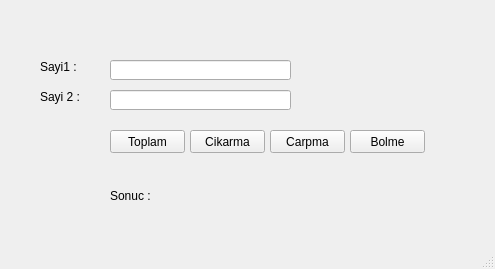
<?xml version="1.0" encoding="UTF-8"?>
<ui version="4.0">
 <class>MainWindow</class>
 <widget class="QMainWindow" name="MainWindow">
  <property name="geometry">
   <rect>
    <x>0</x>
    <y>0</y>
    <width>495</width>
    <height>269</height>
   </rect>
  </property>
  <property name="windowTitle">
   <string>MainWindow</string>
  </property>
  <widget class="QWidget" name="centralwidget">
   <widget class="QLabel" name="lbl_sayi1">
    <property name="geometry">
     <rect>
      <x>40</x>
      <y>60</y>
      <width>47</width>
      <height>14</height>
     </rect>
    </property>
    <property name="text">
     <string>Sayi1 : </string>
    </property>
   </widget>
   <widget class="QLabel" name="lbl_sayi2">
    <property name="geometry">
     <rect>
      <x>40</x>
      <y>90</y>
      <width>47</width>
      <height>14</height>
     </rect>
    </property>
    <property name="text">
     <string>Sayi 2 : </string>
    </property>
   </widget>
   <widget class="QLineEdit" name="txt_sayi1">
    <property name="geometry">
     <rect>
      <x>110</x>
      <y>60</y>
      <width>181</width>
      <height>20</height>
     </rect>
    </property>
   </widget>
   <widget class="QLineEdit" name="txt_sayi2">
    <property name="geometry">
     <rect>
      <x>110</x>
      <y>90</y>
      <width>181</width>
      <height>20</height>
     </rect>
    </property>
   </widget>
   <widget class="QPushButton" name="btn_topla">
    <property name="geometry">
     <rect>
      <x>110</x>
      <y>130</y>
      <width>75</width>
      <height>23</height>
     </rect>
    </property>
    <property name="text">
     <string>Toplam</string>
    </property>
   </widget>
   <widget class="QPushButton" name="btn_cikarma">
    <property name="geometry">
     <rect>
      <x>190</x>
      <y>130</y>
      <width>75</width>
      <height>23</height>
     </rect>
    </property>
    <property name="text">
     <string>Cikarma</string>
    </property>
   </widget>
   <widget class="QPushButton" name="btn_carpma">
    <property name="geometry">
     <rect>
      <x>270</x>
      <y>130</y>
      <width>75</width>
      <height>23</height>
     </rect>
    </property>
    <property name="text">
     <string>Carpma</string>
    </property>
   </widget>
   <widget class="QPushButton" name="btn_bolme">
    <property name="geometry">
     <rect>
      <x>350</x>
      <y>130</y>
      <width>75</width>
      <height>23</height>
     </rect>
    </property>
    <property name="text">
     <string>Bolme</string>
    </property>
   </widget>
   <widget class="QLabel" name="lbl_sonuc">
    <property name="geometry">
     <rect>
      <x>110</x>
      <y>180</y>
      <width>301</width>
      <height>31</height>
     </rect>
    </property>
    <property name="text">
     <string>Sonuc : </string>
    </property>
   </widget>
  </widget>
  <widget class="QMenuBar" name="menubar">
   <property name="geometry">
    <rect>
     <x>0</x>
     <y>0</y>
     <width>495</width>
     <height>22</height>
    </rect>
   </property>
  </widget>
  <widget class="QStatusBar" name="statusbar"/>
 </widget>
 <resources/>
 <connections/>
</ui>
